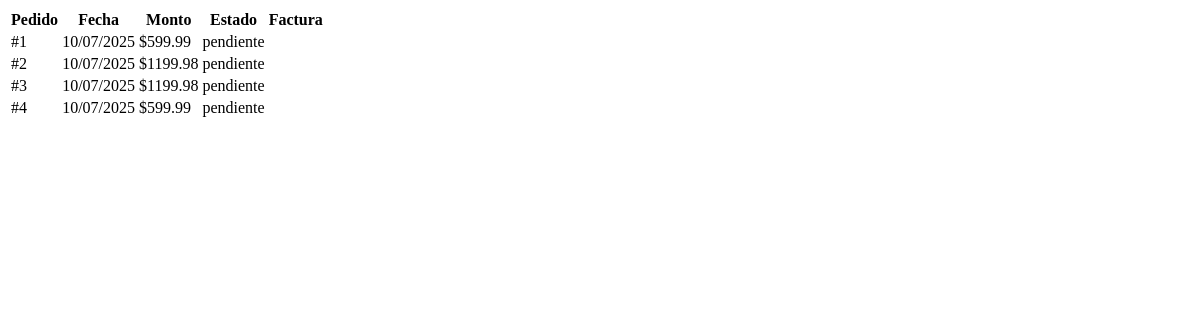
The app's page /dashboard/mis_pedidos (signed in), older data.
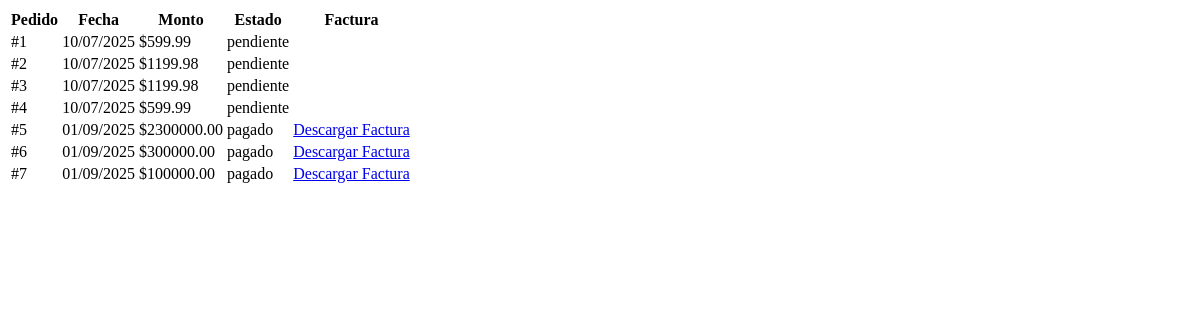
The same page, newer data.
### models/pedido.py (models this page shows)
class Pedido(db.Model):
    __tablename__ = 'pedidos'
    id = db.Column(db.Integer, primary_key=True)
    usuario_id = db.Column(db.Integer, db.ForeignKey('usuarios.id'))
    direccion_id = db.Column(db.Integer, db.ForeignKey('direcciones.id'))
    monto_total = db.Column(db.Numeric(10, 2), nullable=False)
    metodo_pago = db.Column(db.String(20), nullable=False)
    estado = db.Column(db.String(20), default='pendiente')
    fecha_creacion = db.Column(db.DateTime, default=db.func.current_timestamp())
    usuario = db.relationship('User', backref='pedidos')
    detalles = db.relationship('DetallePedido', back_populates='pedido', lazy=True)
    direccion = db.relationship('Direccion', backref='pedidos')

### routes/dashboard.py (the view)
@dashboard_bp.route('/mis_pedidos')
@login_required
def mis_pedidos():
    if current_user.rol != 'cliente':
        flash('Acceso denegado', 'danger')
        return redirect(url_for('dashboard.client_dashboard'))
    pedidos = Pedido.query.filter_by(usuario_id=current_user.id).all()
    return render_template('mis_pedidos.html', pedidos=pedidos)

### app.py (called while the page is built)
@login_manager.user_loader
def load_user(user_id):
    return db.session.get(User, int(user_id))

### templates/mis_pedidos.html
<table class="cart-table">
    <thead>
        <tr>
            <th>Pedido</th>
            <th>Fecha</th>
            <th>Monto</th>
            <th>Estado</th>
            <th>Factura</th>
        </tr>
    </thead>
    <tbody>
        {% for pedido in pedidos %}
        <tr>
            <td>#{{ pedido.id }}</td>
            <td>{{ pedido.fecha_creacion.strftime('%d/%m/%Y') }}</td>
            <td>${{ "%.2f"|format(pedido.monto_total) }}</td>
            <td>{{ pedido.estado }}</td>
            <td>
                {% if pedido.estado == 'pagado' %}
                <a href="{{ url_for('cart.descargar_factura', pedido_id=pedido.id) }}" class="btn btn-primary">Descargar Factura</a>
                {% endif %}
            </td>
        </tr>
        {% endfor %}
    </tbody>
</table>

Row changes from the older to the newer data that the page shows:
added Pedido: id "5", fecha_creacion "01/09/2025", monto_total "2300000.00", estado "pagado"
added Pedido: id "6", fecha_creacion "01/09/2025", monto_total "300000.00", estado "pagado"
added Pedido: id "7", fecha_creacion "01/09/2025", monto_total "100000.00", estado "pagado"
